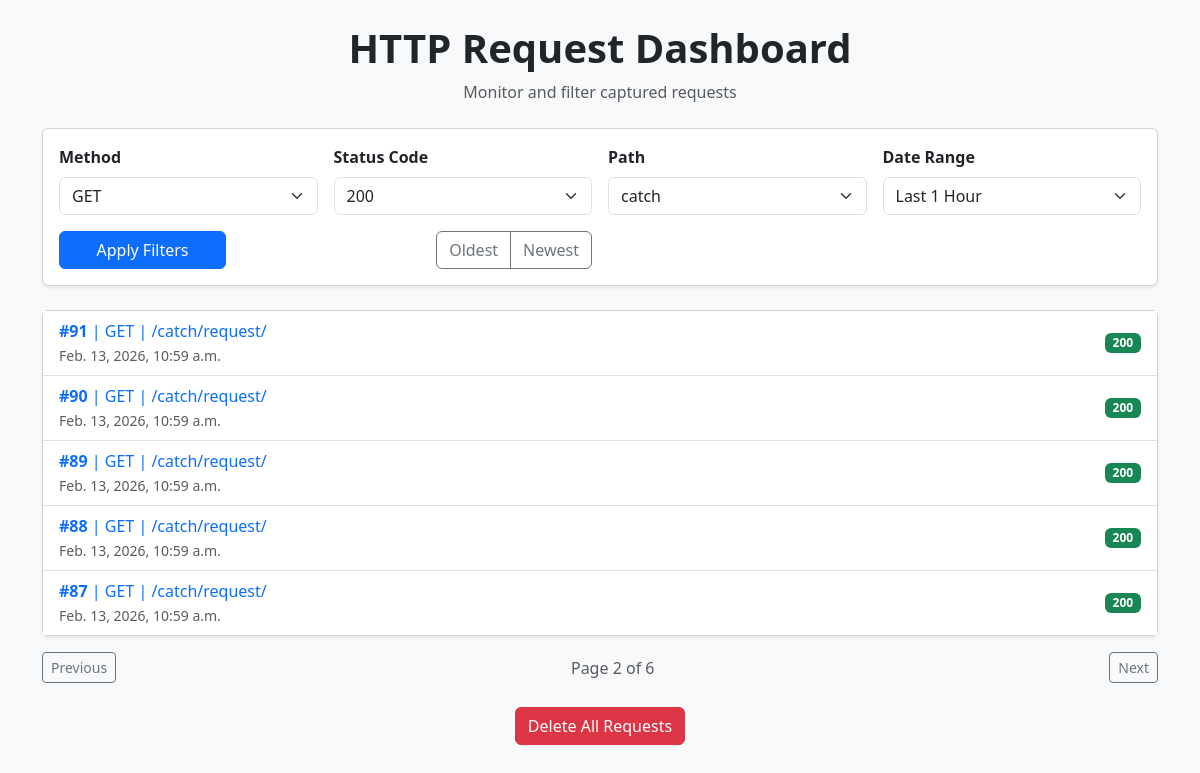
Page /view/allrequests/?&page=2 on the committed database.
### webhooks/models.py (models this page shows, shortened)
class HttpRequest(models.Model):
    timestamp = models.DateTimeField("Request Date and Time")
    http_method = models.CharField(max_length=200)
    response_status = models.IntegerField(null=True, blank=True)
    content_type = models.TextField(null=True, blank=True)
    ip_addr = models.GenericIPAddressField(null=True, blank=True)
    headers = models.TextField()
    path = models.CharField(max_length=200)
    query_params = models.TextField(null=True, blank=True)
    request_body = models.TextField(null=True, blank=True)

### webhooks/views.py (the view)
# urls.py: path('allrequests/', views.viewRequests, name="getAllRequests"),
def viewRequests(request):
    query_params = request.GET.copy()
    allrecords = HttpRequest.objects.all().order_by("-timestamp")
    method = request.GET.get("Method")
    status = request.GET.get("Status Code")
    path  = request.GET.get("Path")
    date_filter = request.GET.get("Date Range")
    sortType = request.GET.get("sort")
    if 'page' in query_params:
        query_params.pop('page')
    if method:
        allrecords = allrecords.filter(http_method=method)
    if status:
        allrecords = allrecords.filter(response_status = status)
    if path:
        path = "/" + path
        allrecords = allrecords.filter(path__startswith = path)
    allrecords = date_query_set(date_filter, allrecords)
    if sortType == "timestamp_asc":
        allrecords = allrecords.order_by("timestamp")
    paginator = Paginator(allrecords, 5)
    page_number = request.GET.get('page')
    page_obj = paginator.get_page(page_number)
    filters = {
        'Method': ['GET', 'POST', 'DELETE', 'PUT'],
        'Status Code': [200, 404, 400],
        'Path': ['catch', 'admin'],
        'Date Range': ["Last 1 Hour", "Last 24 Hours", "Last 7 Days", "Last 30 Days"]
    }
    return render(request, "index.html", {"page_obj": page_obj, "records": page_obj.object_list, "filters": filters, "active_method": method, "query_params": query_params.urlencode()})

### webhooks/views.py (called while the page is built)
def date_query_set(filter, allrecords):
    curr = timezone.now()
    filters = {
        "Last 1 Hour": timedelta(hours=1),
        "Last 24 Hours": timedelta(hours=24),
        "Last 7 Days": timedelta(days=7),
        "Last 30 Days": timedelta(days=30)
    }
    delta = filters.get(filter)
    if not delta:
        return allrecords
    cutoff = curr - delta
    return allrecords.filter(timestamp__gte = cutoff)

### webhooks/templates/index.html (shortened to what this page needs)
{% load bootstrap5 %}
<!DOCTYPE html>
<html lang="en">
<head>
    {% bootstrap_css %}
</head>
<body class="bg-light">
<div class="container py-4">
    <div class="text-center mb-4">
        <h1 class="fw-bold">HTTP Request Dashboard</h1>
        <p class="text-muted">Monitor and filter captured requests</p>
    </div>
    <div class="card shadow-sm mb-4">
        <div class="card-body">
            <form method="get">
                <div class="row g-3 align-items-end">
                    {% for key, values in filters.items %}
                        <div class="col-md-3">
                            <label class="form-label fw-semibold">{{ key }}</label>
                            <select name="{{ key }}" id="{{ key }}" class="form-select">
                                {% for val in values %}
                                    <option value="{{val}}" {% if val == active_method %} selected {% endif %}>
                                        {{ val }}
                                    </option>
                                {% endfor %}
                            </select>
                        </div>
                    {% endfor %}
                    <div class="col-md-2">
                        <button type="submit" class="btn btn-primary w-100">
                            Apply Filters
                        </button>
                    </div>
                    <div class="col-md-4 text-md-end">
                        <div class="btn-group">
                            <a href="?sort=timestamp_asc" class="btn btn-outline-secondary">
                                Oldest
                            </a>
                            <a href="?sort=timestamp_desc" class="btn btn-outline-secondary">
                                Newest
                            </a>
                        </div>
                    </div>
                </div>
            </form>
        </div>
    </div>
    <div class="card shadow-sm">
        <div class="card-body p-0">
            <ul class="list-group list-group-flush">
                {% for req in records %}
                    <li class="list-group-item d-flex justify-content-between align-items-center">
                        <div>
                            <a href="{% url 'getRequest' req.id %}" class="text-decoration-none">
                                <strong>#{{ req.id }}</strong> |
                                {{ req.http_method }} |
                                {{ req.path }}
                                <br>
                                <small class="text-muted">
                                    {{ req.timestamp }}
                                </small>
                            </a>
                        </div>
                        <span class="badge
                            {% if req.response_status < 300 %}
                                bg-success
                            {% elif req.response_status < 500 %}
                                bg-warning text-dark
                            {% else %}
                                bg-danger
                            {% endif %}
                        ">
                            {{ req.response_status }}
                        </span>
                    </li>
                {% empty %}
                    <li class="list-group-item text-center text-muted">
                        No requests captured yet.
                    </li>
                {% endfor %}
            </ul>
        </div>
    </div>
    <div class="d-flex justify-content-between align-items-center mt-3">
        <div>
            {% if page_obj.has_previous %}
                <a class="btn btn-outline-secondary btn-sm"
                   href="?page={{ page_obj.previous_page_number }}&{{ query_params }}">
                    Previous
                </a>
            {% endif %}
        </div>
        <div>
            <span class="text-muted">
                Page {{ page_obj.number }} of {{ page_obj.paginator.num_pages }}
            </span>
        </div>
        <div>
            {% if page_obj.has_next %}
                <a class="btn btn-outline-secondary btn-sm"
                   href="?{{ query_params }}&page={{ page_obj.next_page_number }}">
                    Next
                </a>
            {% endif %}
        </div>
    </div>
    <div class="text-center mt-4">
        <form method="POST" action="{% url 'delete_all' %}">
            <button type="submit" class="btn btn-danger">
                Delete All Requests
            </button>
        </form>
    </div>
</div>
</body>
</html>

### rows in the picture
HttpRequest: id "91", http_method "GET", path "/catch/request/", timestamp "Feb. 13, 2026, 10:59 a.m.", response_status "200"
HttpRequest: id "90", http_method "GET", path "/catch/request/", timestamp "Feb. 13, 2026, 10:59 a.m.", response_status "200"
HttpRequest: id "89", http_method "GET", path "/catch/request/", timestamp "Feb. 13, 2026, 10:59 a.m.", response_status "200"
HttpRequest: id "88", http_method "GET", path "/catch/request/", timestamp "Feb. 13, 2026, 10:59 a.m.", response_status "200"
HttpRequest: id "87", http_method "GET", path "/catch/request/", timestamp "Feb. 13, 2026, 10:59 a.m.", response_status "200"

### other values in the picture
{{ key }} "Method" "Status Code" "Path" "Date Range"
{{ page_obj.number }} "2"
{{ page_obj.paginator.num_pages }} "6"
form field Method "GET"
form field value "200"
form field Path "catch"
form field value "Last 1 Hour"
